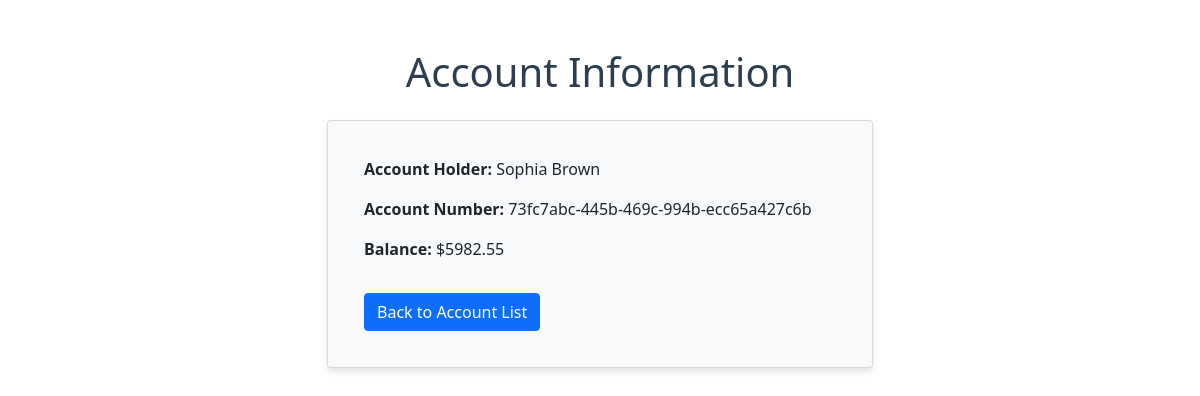
Screenshot of /accounts/73fc7abc-445b-469c-994b-ecc65a427c6b/ with the database file from the repository.
### accounts/models.py (models this page shows, shortened)
class Account(models.Model):
    account_number = models.CharField(max_length=20, unique=True)
    account_holder_name = models.CharField(max_length=100)
    balance = models.DecimalField(max_digits=12, decimal_places=2)

### accounts/views.py (the view)
# urls.py: path('accounts/<str:account_number>/', account_detail, name='account-detail'),
def account_detail(request, account_number):
    account = get_object_or_404(Account, account_number=account_number)
    return render(request, 'accounts/account_detail.html', {'account': account})

### accounts/templates/accounts/account_detail.html (shortened to what this page needs)
{% extends "accounts/base.html" %}
{% block content %}
<div class="container mt-5">
    <h1 class="text-center mb-4">Account Information</h1>
    <div class="card mx-auto" style="width: 50%; background-color: #f8f9fa; box-shadow: 0px 4px 6px rgba(0, 0, 0, 0.1);">
        <div class="card-body">
            <p><strong>Account Holder:</strong> {{ account.account_holder_name }}</p>
            <p><strong>Account Number:</strong> {{ account.account_number }}</p>
            <p><strong>Balance:</strong> ${{ account.balance }}</p>
            <a href="{% url 'account-list' %}" class="btn btn-primary mt-3">Back to Account List</a>
        </div>
    </div>
</div>
{% endblock %}

### accounts/static/accounts/style.css (style rules this page uses)
body { font-family: Arial, sans-serif; background-color: #f4f4f9; color: #333; margin-top: 50px; }
h1 { text-align: center; font-size: 2em; color: #2c3e50; }
a { display: inline-block; padding: 8px 16px; background-color: #5bc0de; color: #fff; text-decoration: none; border-radius: 5px; text-align: center; transition: background-color 0.3s; }
.card { border-radius: 10px; padding: 20px; box-shadow: 0 4px 10px rgba(0, 0, 0, 0.2); }
.btn-primary { background-color: #5bc0de; border-color: #5bc0de; transition: background-color 0.3s ease; border-radius: 5px; padding: 10px 20px; }

### rows the page displays
Account: account_holder_name "Sophia Brown", account_number "73fc7abc-445b-469c-994b-ecc65a427c6b", balance "5982.55"
